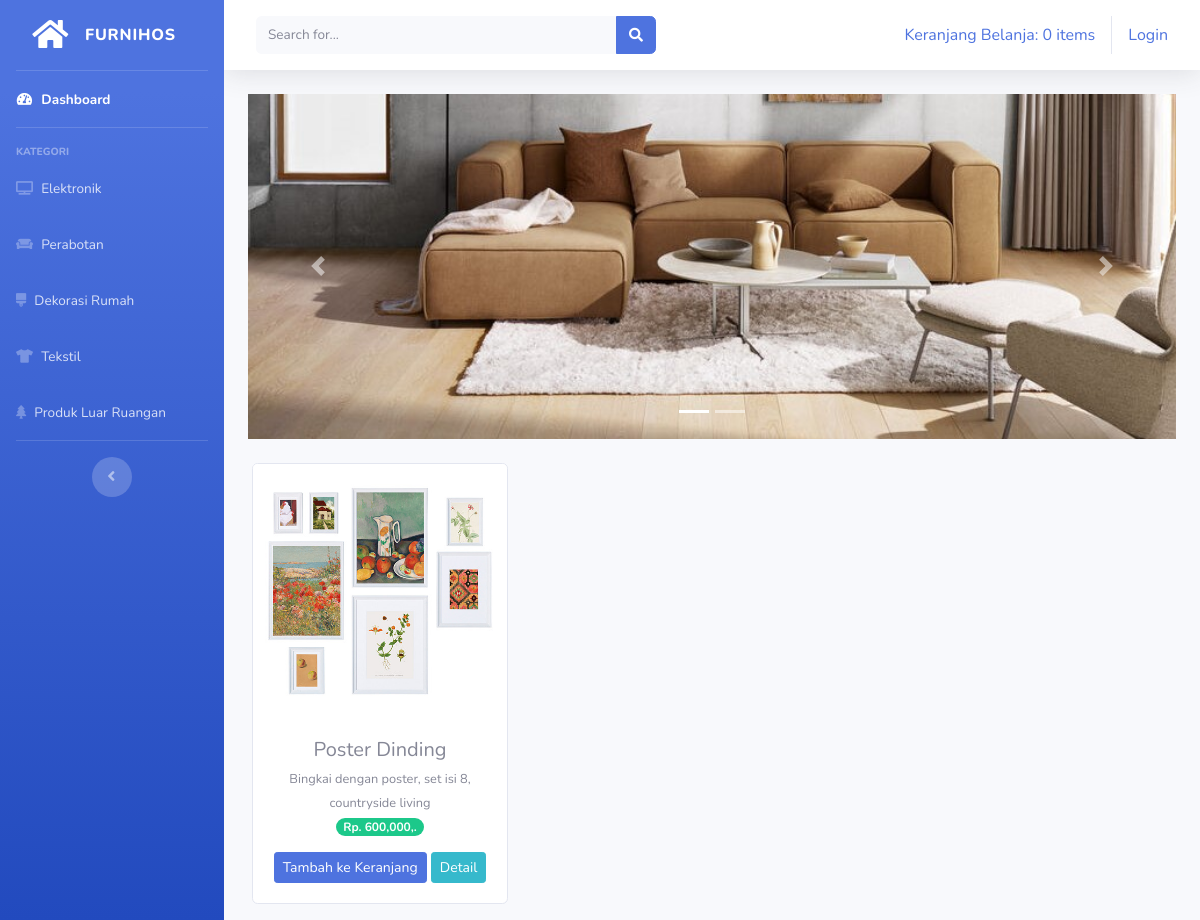
The app's page /index.php/kategori/dekorasi_rumah with its own data.
### tables this page shows
CREATE TABLE `tb_barang` (
  `id_brg` int(11) NOT NULL,
  `nama_brg` varchar(120) NOT NULL,
  `keterangan` varchar(225) NOT NULL,
  `kategori` varchar(60) NOT NULL,
  `harga` int(11) NOT NULL,
  `stok` int(4) NOT NULL,
  `gambar` text NOT NULL
);

### application/controllers/kategori.php (called while the page is built, shortened)
<?php
class Kategori extends CI_Controller{
    public function dekorasi_rumah(){
        $data['dekorasi_rumah'] = $this->model_kategori->data_dekorasi_rumah()->result();
        $this->load->view('templates/header');
        $this->load->view('templates/sidebar');
        $this->load->view('dekorasi_rumah',$data);
        $this->load->view('templates/footer');
    }
}

### index.php (called while the page is built, shortened)
<?php
require_once BASEPATH.'core/CodeIgniter.php';

### application/models/model_kategori.php (called while the page is built, shortened)
<?php
class Model_kategori extends CI_Model{
    public function data_dekorasi_rumah(){
        return $this->db->get_where("tb_barang",array('kategori'=>'dekorasi rumah'));
    }
}

### application/views/dekorasi_rumah.php (the view, shortened to what this page needs)
<div class="container-fluid">
        <div id="carouselExampleIndicators" class="carousel slide" data-ride="carousel">
        <ol class="carousel-indicators">
            <li data-target="#carouselExampleIndicators" data-slide-to="0" class="active"></li>
            <li data-target="#carouselExampleIndicators" data-slide-to="1"></li>
        </ol>
        <div class="carousel-inner">
            <div class="carousel-item active">
            <img src="<?php echo base_url('assets/img/slider1.jpg') ?>" class="d-block w-100" alt="...">
            </div>
        </div>
        <a class="carousel-control-prev" href="#carouselExampleIndicators" role="button" data-slide="prev">
            <span class="carousel-control-prev-icon" aria-hidden="true"></span>
        </a>
        <a class="carousel-control-next" href="#carouselExampleIndicators" role="button" data-slide="next">
            <span class="carousel-control-next-icon" aria-hidden="true"></span>
        </a>
        </div>
    <div class="row text-center mt-4">
    <?php foreach ($dekorasi_rumah as $brg) :?>
        <div class="card ml-3 mb-3" style="width: 16rem;">
            <img src="<?php echo base_url().'/uploads/'.$brg->gambar ?>" class="card-img-top" alt="...">
            <div class="card-body">
                <h5 class="card-title mb-1"><?php echo $brg->nama_brg ?></h5>
                <small><?php echo $brg->keterangan ?></small><br>
                <span class="badge badge-pill badge-success mb-3">Rp. <?php echo number_format($brg->harga),',','.' ?></span>
                <?php echo anchor('dashboard/tambah_ke_keranjang/'.$brg->id_brg, '<div class="btn btn-sm btn-primary">Tambah ke Keranjang</div>') ?>
                <?php echo anchor('dashboard/detail/'.$brg->id_brg, '<div class="btn btn-sm btn-info">Detail</div>') ?>
            </div>
            </div>
    <?php endforeach; ?>
    </div>
</div>

### records on screen
tb_barang: gambar (picture), nama_brg "Poster Dinding", keterangan "Bingkai dengan poster, set isi 8, countryside living", harga "600,000", id_brg "Tambah ke Keranjang", id_brg "Detail"

### other values on screen
anchor('dashboard/detail_keranjang', $keranjang) "Keranjang Belanja: 0 items"
anchor('auth/login','Login') "Login"
